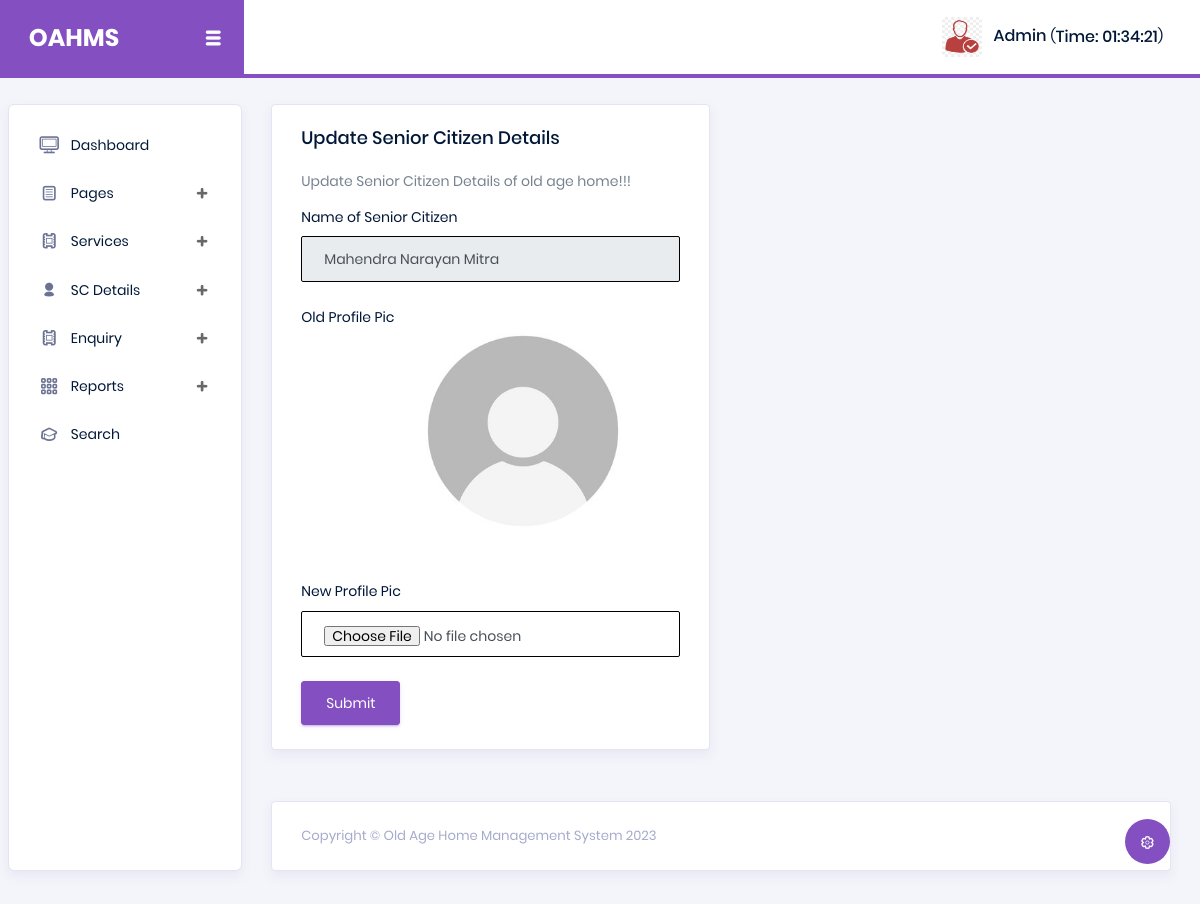
The page /admin/change-image.php?id=1 (signed in) on the database its author committed.
### tables this page shows
CREATE TABLE `tblseniorcitizen` (
  `ID` int(5) NOT NULL,
  `RegistrationNumber` int(10) DEFAULT NULL,
  `Name` varchar(250) DEFAULT NULL,
  `DateofBirth` date DEFAULT NULL,
  `ContactNumber` bigint(10) DEFAULT NULL,
  `CommunicationAddress` mediumtext DEFAULT NULL,
  `ProfilePic` varchar(250) DEFAULT NULL,
  `EmergencyAddress` mediumtext DEFAULT NULL,
  `EmergencyContactnumber` bigint(10) DEFAULT NULL,
  `AddedBy` varchar(100) DEFAULT NULL,
  `RegitrationDate` timestamp NULL DEFAULT current_timestamp()
);

### admin/change-image.php (the view, shortened to what this page needs)
<?php session_start();
include_once('includes/config.php');
if (strlen($_SESSION['aid']==0)) {
  header('location:logout.php');
  } else{
?>
<!DOCTYPE html>
<html lang="en">
<head>
  <link rel="stylesheet" href="vendors/typicons/typicons.css">
  <link rel="stylesheet" href="vendors/css/vendor.bundle.base.css">
  <link rel="stylesheet" href="vendors/select2/select2.min.css">
  <link rel="stylesheet" href="vendors/select2-bootstrap-theme/select2-bootstrap.min.css">
  <link rel="stylesheet" href="css/vertical-layout-light/style.css">
</head>
<body>
  <div class="container-scroller">
    <nav class="navbar col-lg-12 col-12 p-0 fixed-top d-flex flex-row">
      <div class="navbar-brand-wrapper d-flex justify-content-center">
        <div class="navbar-brand-inner-wrapper d-flex justify-content-between align-items-center w-100">
          <a class="navbar-brand brand-logo" href="index.html"><img src="images/logo.svg" alt="logo"/></a>
          <button class="navbar-toggler navbar-toggler align-self-center" type="button" data-toggle="minimize">
          </button>
        </div>
      </div>
      <?php include_once('includes/header.php');?>
    </nav>
    <div class="container-fluid page-body-wrapper">
    <?php include_once('includes/sidebar.php');?>
      <div class="main-panel">
        <div class="content-wrapper">
          <div class="row">
            <div class="col-md-6 grid-margin stretch-card">
              <div class="card">
                <div class="card-body">
                  <h4 class="card-title">Update Senior Citizen Details</h4>
                  <p class="card-description">
                    Update Senior Citizen Details of old age home!!!
                  </p>
                  <form class="forms-sample" method="post" enctype="multipart/form-data">
                    <?php
                    $id=intval($_GET['id']);
                         $query=mysqli_query($con,"select * from tblseniorcitizen where tblseniorcitizen.ID='$id'");
while($row=mysqli_fetch_array($query))
{
?>
                    <div class="form-group">
                       <label for="exampleInputUsername1">Name of Senior Citizen</label>
                      <input id="namesc" name="namesc" type="text" class="form-control" readonly="true" value="<?php echo htmlentities($row['Name']);?>">
                    </div>
                    <div class="form-group">
                      <label for="exampleInputEmail1">Old Profile Pic</label>
                      <img src="images/<?php echo htmlentities($row['ProfilePic']);?>" width="250">
                    </div>
                    <div class="form-group">
                      <label for="exampleInputEmail1">New Profile Pic</label>
                     <input id="propic" name="propic" type="file" class="form-control" required="true" value="">
                    </div>
                    <?php } ?>
                    <button type="submit" class="btn btn-primary mr-2" name="submit">Submit</button>
                  </form>
                </div>
              </div>
            </div>
          </div>
        </div>
       <?php include_once('includes/footer.php');?>
      </div>
    </div>
  </div>
</body>
</html>
<?php } ?>

### admin/includes/header.php (shortened to what this page needs)
<nav class="navbar col-lg-12 col-12 p-0 fixed-top d-flex flex-row">
      <div class="navbar-brand-wrapper d-flex justify-content-center">
        <div class="navbar-brand-inner-wrapper d-flex justify-content-between align-items-center w-100">
          <a class="navbar-brand brand-logo" href="dashboard.php"><strong style="color: white;">OAHMS</strong></a>
          <button class="navbar-toggler navbar-toggler align-self-center" type="button" data-toggle="minimize">
            <span class="typcn typcn-th-menu"></span>
          </button>
        </div>
      </div>
      <div class="navbar-menu-wrapper d-flex align-items-center justify-content-end">
        <ul class="navbar-nav mr-lg-2">
          <li class="nav-item nav-profile dropdown">
            <a class="nav-link" href="#" data-toggle="dropdown" id="profileDropdown">
              <img src="images/faces/face5.jpg" alt="profile"/>
              <?php
$adid=$_SESSION['aid'];
$ret=mysqli_query($con,"select AdminName from tbladmin where ID='$adid'");
$row=mysqli_fetch_array($ret);
$name=$row['AdminName'];
?>
              <span class="nav-profile-name"><?php echo $name; ?></span>
            </a>
          </li>
          <li class="nav-item nav-user-status dropdown">
              (<h6 class="mb-0">Time: <?php
  echo $runningTime = date('h:i:s');
?></h6>)
          </li>
        </ul>
      </div>
    </nav>

### rows shown on the page
tblseniorcitizen: namesc "Mahendra Narayan Mitra", ProfilePic (picture)

### other values the page prints
$name "Admin"
